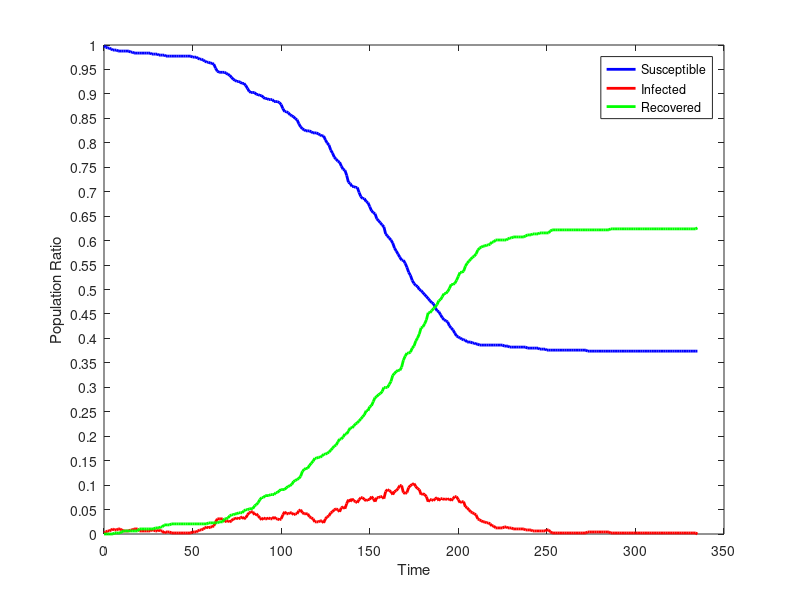

This chart was generated by the following MATLAB code:
dynamics = [
483,1,0;
482,2,0;
481,3,0;
481,3,0;
480,4,0;
479,5,0;
479,4,1;
479,4,1;
478,5,1;
478,5,1;
478,4,2;
478,3,3;
478,3,3;
478,3,3;
478,3,3;
477,4,3;
477,4,3;
476,5,3;
476,5,3;
476,5,3;
476,3,5;
476,3,5;
476,3,5;
476,3,5;
476,3,5;
476,3,5;
476,3,5;
475,4,5;
475,4,5;
475,3,6;
475,3,6;
474,4,6;
474,3,7;
474,3,7;
474,1,9;
473,2,9;
473,2,9;
473,2,9;
473,1,10;
473,1,10;
473,1,10;
473,1,10;
473,1,10;
473,1,10;
473,1,10;
473,1,10;
473,1,10;
473,1,10;
473,1,10;
473,1,10;
472,2,10;
472,2,10;
472,2,10;
471,3,10;
470,4,10;
470,4,10;
469,5,10;
468,6,10;
467,7,10;
467,6,11;
466,7,11;
466,7,11;
465,8,11;
461,12,11;
458,15,11;
457,15,12;
457,15,12;
457,15,12;
457,12,15;
456,13,15;
455,13,16;
454,12,18;
452,13,19;
450,15,19;
449,15,20;
448,16,20;
448,15,21;
447,16,21;
446,17,21;
446,15,23;
444,16,24;
441,19,24;
438,21,25;
437,22,25;
437,22,25;
437,19,28;
435,20,29;
435,18,31;
434,16,34;
434,14,36;
432,16,36;
431,15,38;
431,15,38;
430,16,38;
430,15,39;
430,15,39;
428,17,39;
428,15,41;
428,15,41;
427,14,43;
425,15,44;
421,19,44;
418,22,44;
418,20,46;
417,20,47;
415,21,48;
414,21,49;
413,19,52;
411,20,53;
410,20,54;
406,23,55;
403,24,57;
401,21,62;
400,20,64;
399,20,65;
399,20,65;
399,17,68;
398,16,70;
397,15,72;
397,12,75;
397,12,75;
396,12,76;
395,13,76;
394,13,77;
394,11,79;
390,15,79;
387,17,80;
385,18,81;
380,21,83;
377,22,85;
373,24,87;
371,25,88;
369,24,91;
368,22,94;
364,26,94;
361,27,96;
360,25,99;
355,30,99;
348,34,102;
347,32,105;
344,35,105;
344,33,107;
343,32,109;
343,31,110;
338,34,112;
334,36,114;
332,36,116;
332,34,118;
329,33,122;
328,34,122;
324,34,126;
320,37,127;
318,35,131;
317,32,135;
312,36,136;
310,36,138;
308,37,139;
306,37,141;
304,35,145;
297,42,145;
295,44,145;
293,43,148;
291,42,151;
288,39,157;
283,42,159;
280,43,161;
277,45,162;
274,48,162;
271,48,165;
271,41,172;
268,40,176;
264,41,179;
259,46,179;
256,48,180;
251,49,184;
248,50,186;
246,47,191;
245,45,194;
242,44,198;
241,39,204;
239,40,205;
237,39,208;
235,37,212;
233,32,219;
231,34,219;
229,34,221;
228,33,223;
224,35,225;
221,36,227;
220,33,231;
217,35,232;
214,35,235;
212,34,238;
211,35,238;
210,34,240;
206,35,243;
204,33,247;
202,35,247;
199,37,248;
196,37,251;
195,34,255;
194,31,259;
193,32,259;
192,32,260;
192,27,265;
190,26,268;
190,24,270;
190,22,272;
189,21,274;
189,20,275;
188,19,277;
188,15,281;
187,14,283;
187,13,284;
187,12,285;
187,12,285;
187,11,286;
187,11,286;
187,10,287;
187,8,289;
187,8,289;
187,6,291;
187,6,291;
187,6,291;
187,6,291;
187,6,291;
186,7,291;
186,7,291;
186,6,292;
185,6,293;
185,6,293;
185,5,294;
185,5,294;
185,5,294;
185,5,294;
185,5,294;
185,5,294;
185,5,294;
185,4,295;
184,4,296;
184,4,296;
184,4,296;
184,3,297;
184,3,297;
184,3,297;
184,3,297;
183,3,298;
183,3,298;
183,3,298;
183,3,298;
182,4,298;
182,4,298;
182,2,300;
182,1,301;
182,1,301;
182,1,301;
182,1,301;
182,1,301;
182,1,301;
182,1,301;
182,1,301;
182,1,301;
182,1,301;
182,1,301;
182,1,301;
182,1,301;
182,1,301;
182,1,301;
182,1,301;
182,1,301;
182,1,301;
182,1,301;
182,1,301;
181,2,301;
181,2,301;
181,2,301;
181,2,301;
181,2,301;
181,2,301;
181,2,301;
181,2,301;
181,2,301;
181,2,301;
181,2,301;
181,2,301;
181,2,301;
181,1,302;
181,1,302;
181,1,302;
181,1,302;
181,1,302;
181,1,302;
181,1,302;
181,1,302;
181,1,302;
181,1,302;
181,1,302;
181,1,302;
181,1,302;
181,1,302;
181,1,302;
181,1,302;
181,1,302;
181,1,302;
181,1,302;
181,1,302;
181,1,302;
181,1,302;
181,1,302;
181,1,302;
181,1,302;
181,1,302;
181,1,302;
181,1,302;
181,1,302;
181,1,302;
181,1,302;
181,1,302;
181,1,302;
181,1,302;
181,1,302;
181,1,302;
181,1,302;
181,1,302;
181,1,302;
181,1,302;
181,1,302;
181,1,302;
181,1,302;
181,1,302;
181,1,302;
181,1,302;
181,1,302;
181,1,302;
181,1,302;
181,0,303;
];
susceptible = dynamics (:, 1);
infected = dynamics (:, 2);
recovered = dynamics (:, 3);
totalPopulation = susceptible(1) + infected(1) + recovered(1);
susceptibleRatio = susceptible ./ totalPopulation;
infectedRatio = infected ./ totalPopulation;
recoveredRatio = recovered ./ totalPopulation;
steps = length (susceptible);
indices = 0 : steps - 1;
figure
plot (indices, susceptibleRatio.', 'color', 'blue', 'linewidth', 2);
hold on
plot (indices, infectedRatio.', 'color', 'red', 'linewidth', 2);
hold on
plot (indices, recoveredRatio.', 'color', 'green', 'linewidth', 2);
set(gca,'YTick',0:0.05:1.0);
xlabel ('Time');
ylabel ('Population Ratio');
legend('Susceptible','Infected', 'Recovered');
